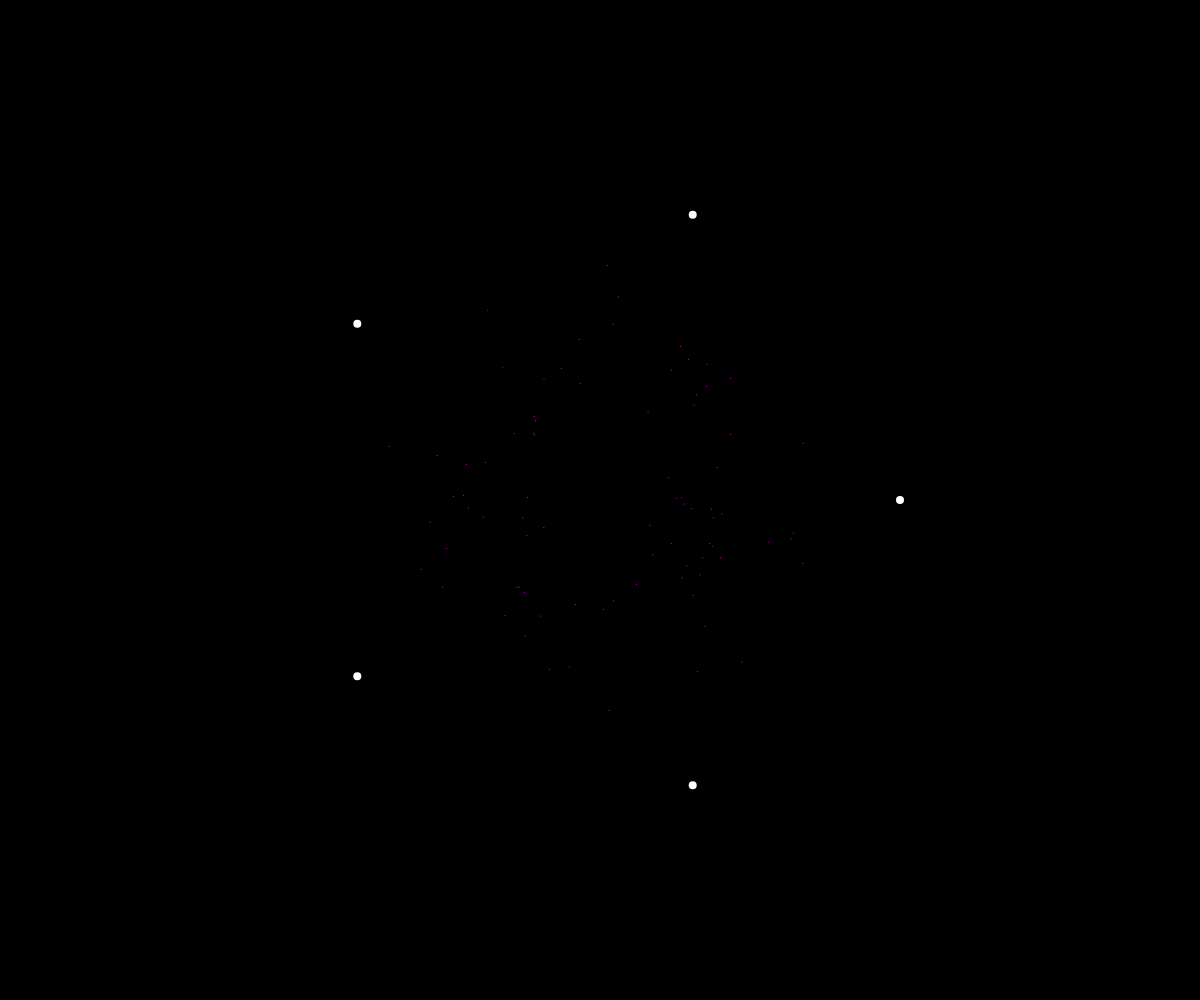
Frame 1 (no input)
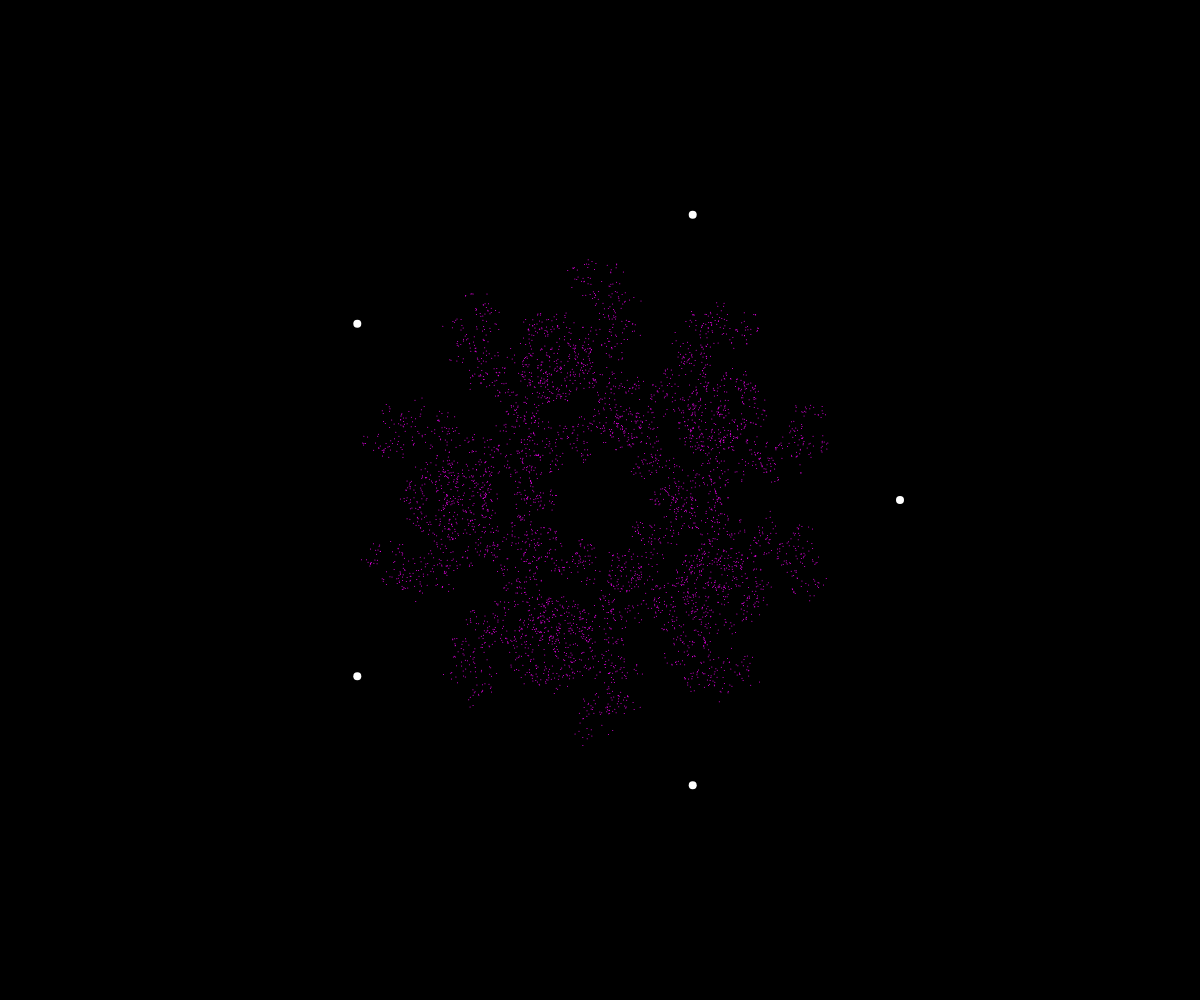
Frame 60 (no input)
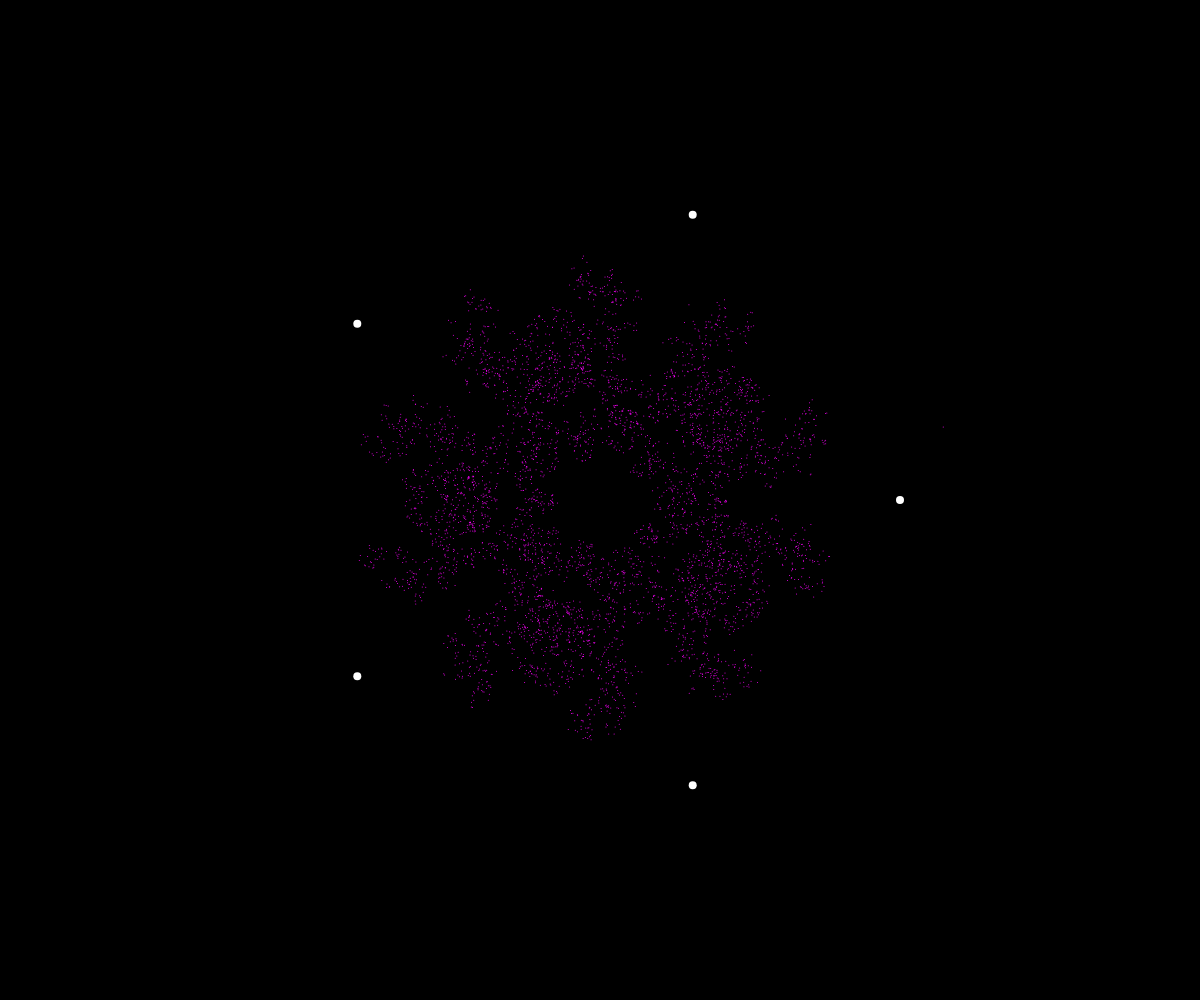
Frame 120 (the mouse pressed at the canvas centre since frame 60)

The p5.js sketch that drew these frames (run headless with seeded random() and noise() and a simulated clock; from frame 60 on, the mouse is pressed at the canvas centre):

// p5.js sketch
// ── sketch.js
let points;

let current;

let percent = 0.5;

let previous;

function setup() {
    createCanvas(windowWidth, windowHeight);
    points = [];
    const n = 5;

    for (let i = 0; i < n; i++) {
        let angle = i * TWO_PI / n;
        let v = p5.Vector.fromAngle(angle);
        v.mult(300);
        v.add(width / 2, height / 2);
        points.push(v);
    }

    reset();
}

function reset() {
    current = createVector(random(width), random(height));

    background(0);
    stroke(255);
    strokeWeight(8);

    for (let p of points) {
        point(p.x, p.y);
    }
}

function draw() {

    for (let i = 0; i < 100; i++) {
        strokeWeight(1);
        stroke(255, 0, 255);
        let next = random(points);

        if (next != previous) {
            current.x = lerp(current.x, next.x, percent);
            current.y = lerp(current.y, next.y, percent);
            point(current.x, current.y);
        }

        previous = next;
    }
}

function mousePressed() {
    reset();
}
